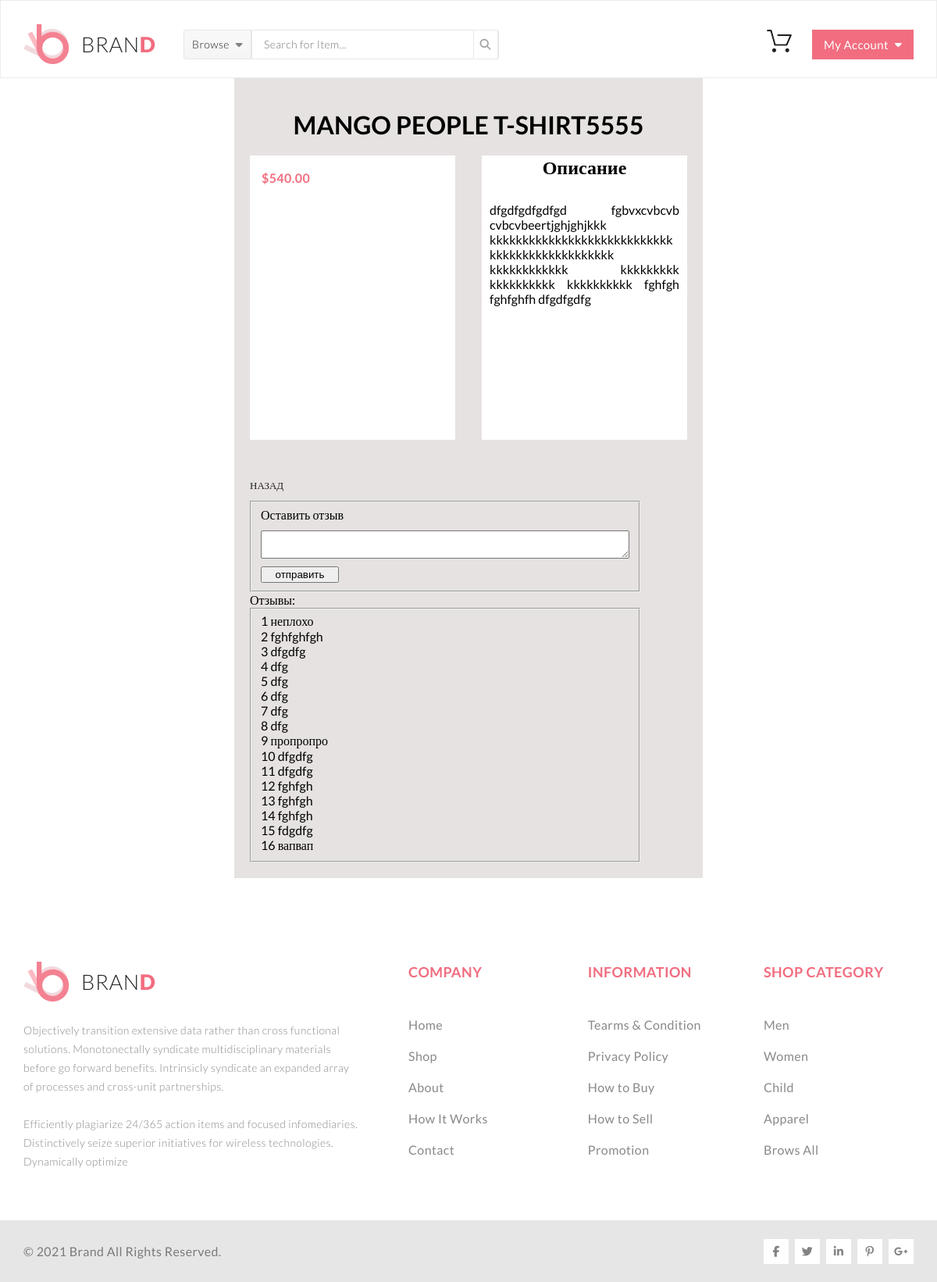
The app's page /details.php?action=count&img=rectangle_5_copy_1193&id=2 with its own data.
### tables this page shows
CREATE TABLE `product` (
  `id` int(11) NOT NULL,
  `title` varchar(100) NOT NULL,
  `size` int(11) NOT NULL,
  `price` int(11) NOT NULL,
  `img` varchar(100) NOT NULL,
  `description` text NOT NULL,
  `count` int(11) NOT NULL
);

CREATE TABLE `reviews` (
  `id` int(11) NOT NULL,
  `id_user` int(11) NOT NULL,
  `title` text NOT NULL,
  `id_product` int(11) NOT NULL
);

### details.php (the view, shortened to what this page needs)
<?php
    include "./config/config.php";
    $id = (int)($_GET['id']);
    $sql="SELECT * FROM `product` WHERE `id`=$id";
    $res = mysqli_query($connect,$sql);
    $data = mysqli_fetch_assoc($res);
?>
<!DOCTYPE html>
<html lang="en">
<head>
	<link rel="stylesheet" href="css/style.css">
    <link rel="stylesheet" href="css/details.css">
</head>
<body>
<? include "./templates/header.php"; ?>
<div class="details-product-cont-elem">
    <div class="details-product-cont-elem-heder">
        <h1 ><?=$data['title']?></h1>
    </div>
    <div class="details-product-cont-elem-blok">
        <div class="product-cont-elem">
					<div class="product-cont-elem-text">
						<p class="product-cont-img-p2">$<?=$data['price']?>.00</p>
					</div>
        </div>
        <div class="product-cont-elem details-col">
            <h2 > Описание </h2>
            <p class="details-p1" align="justify"> <?=$data['description']?> </p>
        </div>
    </div>
    <a href="index.php" >
        <p class="product-cont-img-p1"> Назад</p>
    </a>
    <form enctype="multipart/form-data">
        <fieldset  class="container">
            <p>Оставить отзыв</p>
            <textarea id="reviews" class="container-i"></textarea>
            <input onclick="send()" value="отправить"  type="button" class="container-b"/>
        </fieldset>
    </form>
    <div>
        <p>Отзывы:</p>
        <fieldset class="container">
            <?php
             $sql="SELECT `title` FROM `reviews` WHERE `id_product`=$id";
             $res = mysqli_query($connect,$sql);
            while($reviews = mysqli_fetch_assoc($res)):?>
                    <div class="">
                    <?=$count+=1?>
                    <?=$reviews['title']?>
                    </div>
            <?php endwhile;?>
        </fieldset>
    </div>
</div>
<? include "./templates/footer.php"; ?>
</body>
</html>

### css/style.css (style rules this page uses)
*, h1 { -webkit-box-sizing: border-box; box-sizing: border-box; margin: 0; }
body { margin: 0; font-family: "MyriadProRegular"; }
* { -webkit-box-sizing: border-box; box-sizing: border-box; margin: 0; }
body { margin: 0; font-family: Lato; }
.container { max-width: 1600px; }
a { text-decoration: none; }
.product-cont-elem { position: relative; width: 263px; height: 364px; background-color: #ffffff; text-align: left; margin-bottom: 38px; -webkit-transition-duration: 0.5s; transition-duration: 0.5s; }
.product-cont-elem-text { padding-left: 15px; }
.product-cont-img-p1 { font-family: Lato; font-size: 13px; line-height: 40px; font-weight: 400; text-transform: uppercase; color: #222222; }
.product-cont-img-p2 { font-size: 16px; font-family: Lato; line-height: 1.2; font-weight: 700; letter-spacing: 0.025em; text-transform: uppercase; color: #f16d7f; }

### css/details.css (style rules this page uses)
.details-product-cont-elem { background-color: #e6e2e1; width: 600px; margin: auto; padding: 20px; }
.details-product-cont-elem-heder { width: 100%; text-align: center; margin-top: 20px; margin-bottom: 20px; }
.details-product-cont-elem-blok { display: flex; justify-content: space-between; }
.details-p1 { margin-top: 20px; padding: 10px; overflow: hidden; }
.details-col { text-align: center; }
.container { width:500px; display: flex; flex-direction: column; }
.container-i { margin: 10px 0 10px 0; }
.container-b { width: 100px; cursor: pointer; }

### records on screen
product: title "MANGO PEOPLE T-SHIRT5555", price "540", description "dfgdfgdfgdfgd fgbvxcvbcvb cvbcvbeertjghjghjkkk kkkkkkkkkkkkkkkkkkkkkkkkkkkk kkkkkkkkkkkkkkkkkkk kkkkkkkkkkkk kkkkkkkkk kkkkkkkkkk kkkkkkkkkk fghfgh fghfghfh dfgdfgdfg"
reviews: count "1", title "неплохо"
reviews: count "2", title "fghfghfgh"
reviews: count "3", title "dfgdfg"
reviews: count "4", title "dfg"
reviews: count "5", title "dfg"
reviews: count "6", title "dfg"
reviews: count "7", title "dfg"
reviews: count "8", title "dfg"
reviews: count "9", title "пропропро"
reviews: count "10", title "dfgdfg"
reviews: count "11", title "dfgdfg"
reviews: count "12", title "fghfgh"
reviews: count "13", title "fghfgh"
reviews: count "14", title "fghfgh"
reviews: count "15", title "fdgdfg"
reviews: count "16", title "вапвап"
